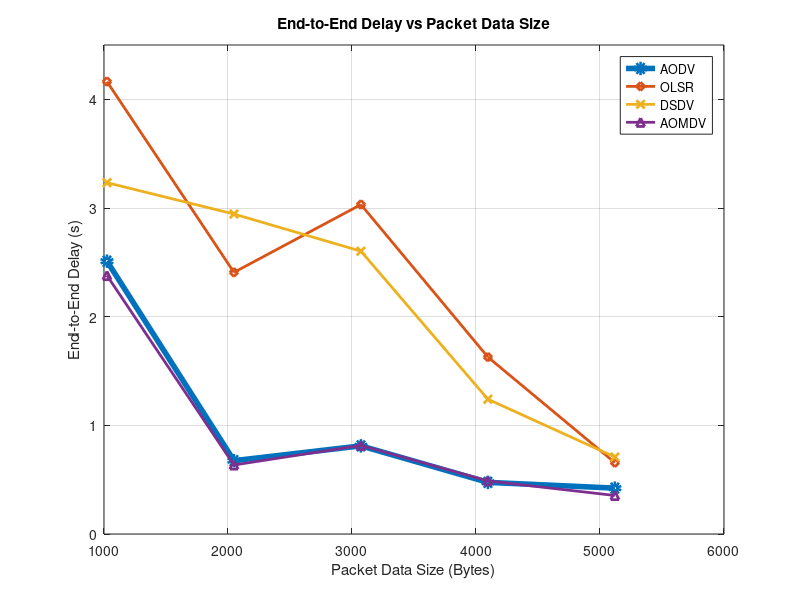

MATLAB code for this plot:
clc;
clear;
close all;

% X-axis values
size = [1024 2048 3072 4096 5120];

% Y-axis values
AODV  = [2.510408 0.674715 0.811093 0.475361 0.422016];
OLSR  = [4.163392 2.407654 3.031712 1.627965 0.656603];
DSDV  = [3.233136 2.944463 2.602634 1.240066 0.708739];
AOMDV = [2.378720 0.635048 0.815563 0.488410 0.354372];
% Plotting
figure;

plot(size, AODV, '-o', 'LineWidth', 4); hold on;
plot(size, OLSR, '-d', 'LineWidth', 2);
plot(size, DSDV, '-x', 'LineWidth', 2);
plot(size, AOMDV, '-^', 'LineWidth', 2);


% Labels and Title
xlabel('Packet Data Size (Bytes)');
ylabel('End-to-End Delay (s)');
title('End-to-End Delay vs Packet Data Size');

% Legend
legend('AODV','OLSR','DSDV','AOMDV','Location','best');

% Grid
grid on;

% Axis limits (optional for better match)
ylim([0 4.5]);

hold off;
